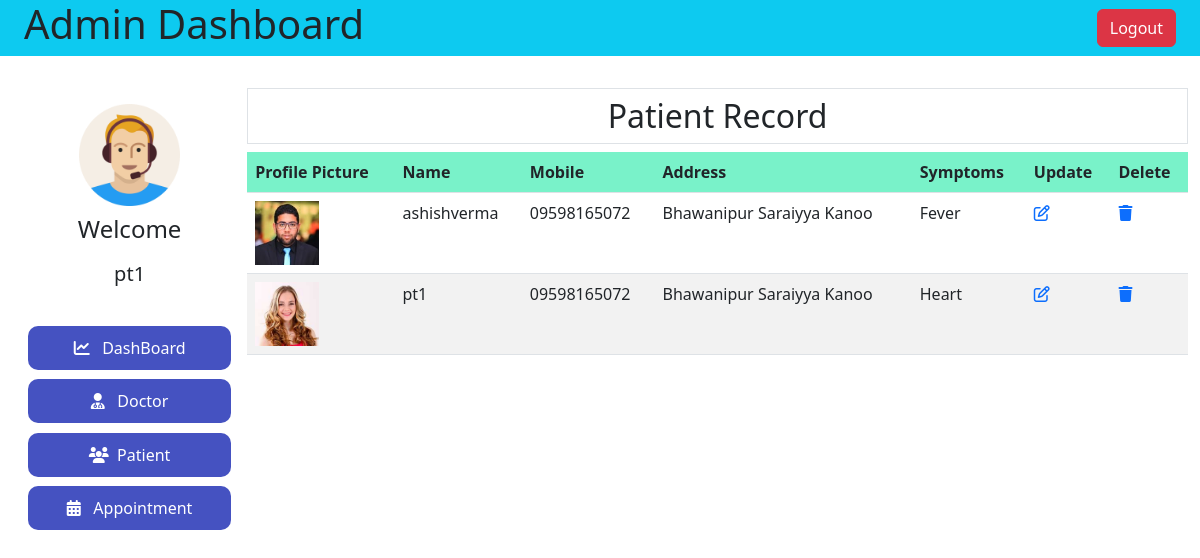
The app's page /admin-patient/ (signed in) with its own data.
### hospital/models.py (models this page shows, shortened)
class Patient(models.Model):
    user = models.OneToOneField(User, on_delete=models.CASCADE)
    profile_pic = models.ImageField(
        upload_to='profile_pic/PatientProfilePic/', null=True, blank=True)
    address = models.CharField(max_length=40)
    mobile = models.CharField(max_length=20, null=False)
    symptoms = models.CharField(max_length=100, null=False)
    assignedDoctorId = models.PositiveIntegerField(null=True)
    admitDate = models.DateField(auto_now=True)
    status = models.BooleanField(default=False)
    def __str__(self):
        return f"{self.user.first_name},{self.symptoms}"

### hospital/views.py (the view)
# urls.py: path('admin-patient/',ViewAdmindPatient,name='adminPatient'),
@login_required(login_url='adminlogin')
def ViewAdmindPatient(request):
    patients = Patient.objects.all().filter(status=True)
    print(patients)
    return render(request,'hospital/adminPatient.html',locals())

### templates/hospital/adminPatient.html (shortened to what this page needs)
{% extends 'hospital/adminDashboard.html' %}
{% block adminDashBoard %}
<h2 class="text-center p-2 border"> Patient Record</h2>
<table class="table table-striped table-hover">
    <tr class="bg-info" >
        <th >Profile Picture</th>
        <th>Name</th>
        <th>Mobile</th>
        <th>Address</th>
        <th>Symptoms</th>
        <th>Update</th>
        <th>Delete</th>
    </tr>
    {% for patient in patients %}
        <tr>
        <td><img id="doctorImg" src="{{patient.profile_pic.url}}" alt=""></td>
        <td>{{patient.user.username}}</td>
        <td>{{patient.mobile}}</td>
        <td>{{patient.address}}</td>
        <td>{{patient.symptoms}}</td>
        <td><a href="{% url 'PatientUpdate' patient.id %}"><i class="fa-regular fa-pen-to-square"></i></a></td>
        <td><a href="{% url 'PatientDelete' patient.id %}"><i class="fa-solid fa-trash"></i></a></td>
        </tr>
    {% endfor %}
</table>
{% endblock adminDashBoard %}

### templates/hospital/adminDashboard.html (shortened to what this page needs)
{% load static %}
<!DOCTYPE html>
<html lang="en">
  <head>
    <link rel="stylesheet" href="{% static 'hospital/css/admin.css' %}" />
    <link
      rel="stylesheet"
      href="{% static 'hospital/css/admin-responsive.css' %}"
    />
    <link
      href="https://cdn.jsdelivr.net/npm/bootstrap@5.3.0/dist/css/bootstrap.min.css"
      rel="stylesheet"
    />
    <link
      href="https://cdn.jsdelivr.net/npm/bootstrap@5.3.0/dist/css/bootstrap.min.css"
      rel="stylesheet"
    />
  </head>
  <body>
    <nav class="bg-info d-flex justify-content-between align-items-center px-4">
      <h1>Admin Dashboard</h1>
      <a href="{% url 'logout' %}"><button class="btn btn-danger">Logout</button></a>
    </nav>
    <div class="container-fluid admin">
      <div class="admin-left">
        <div>
          <img src="{% static 'hospital/images/adminpropic.png' %}" alt="" />
          <h4>Welcome</h4>
          <h5>{{request.user}}</h5>
        </div>
        <div>
          <a href="{% url 'admindashboardMain' %}"
            ><button class="active">
              <i class="fa-solid fa-chart-line"></i> &nbsp; DashBoard
            </button></a
          >
          <a href="{% url 'admindashboardDoctor'%}">
            <button>
              <i class="fa-solid fa-user-doctor"></i> &nbsp; Doctor
            </button></a
          >
          <a href="{% url 'admindashboardPatient'%}">
            <button><i class="fa-solid fa-users"></i>&nbsp; Patient</button></a
          >
          <a href="{% url 'admindashboardApppintment' %}"
            ><button>
              <i class="fa-solid fa-calendar-days"></i> &nbsp; Appointment
            </button></a
          >
        </div>
      </div>
      <div class="admin-right">
        {% block adminDashBoard %}{% endblock adminDashBoard %}
      </div>
    </div>
  </body>
</html>

### static/hospital/css/admin.css (style rules this page uses)
.admin { display: flex; margin-top: 2rem; }
.admin-left { width: 20%; height: 100vh; }
.admin-left > div { width: 100%; display: flex; flex-direction: column; align-items: center; padding: 1rem; gap: .6rem; }
.admin-left>div a { width: 100%; }
.admin-left button { width: 100%; padding: 10px; font-weight: 500; background-color: rgba(13, 30, 175, 0.764); color: white; border-radius: 10px; border: 0; }
.admin-left img { width: 50%; object-fit: cover; }
.admin-right { width: 80%; height: 100vh; }
th { background-color: aquamarine !important; }
tr:nth-child(even) { background-color: rgba(127, 255, 212, 0.346) !important; }
#doctorImg { width: 4rem; }
tr:nth-child(even) { background-color: red; }

### records on screen
Patient: profile_pic (placeholder picture), user.username "ashishverma", mobile "09598165072", address "Bhawanipur Saraiyya Kanoo", symptoms "Fever"
Patient: profile_pic (picture), user.username "pt1", mobile "09598165072", address "Bhawanipur Saraiyya Kanoo", symptoms "Heart"

### other values on screen
{{ request.user }} "pt1"
